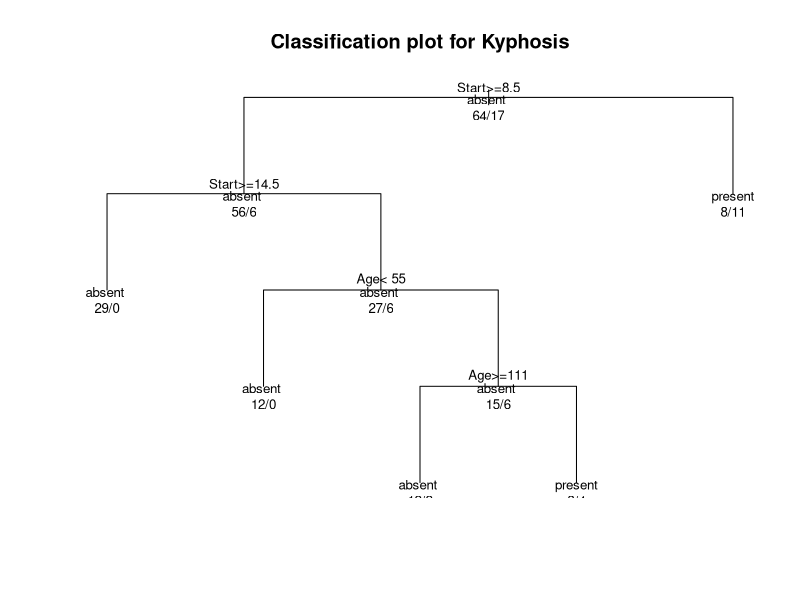

This figure's R source:
#Author:Jaevon Riley;Data:09/23/25;Purpose:Test decision trees in R

library(rpart)

#Load some dummy dataset
kyphosis <- kyphosis

#create a decision tree
fit <- rpart(Kyphosis ~ Age + Number + Start, method="class", data=kyphosis)

#plot the results
plot(fit, main="Classification plot for Kyphosis", uniform=TRUE) 
text(fit, use.n=TRUE, all=TRUE, cex=.8)